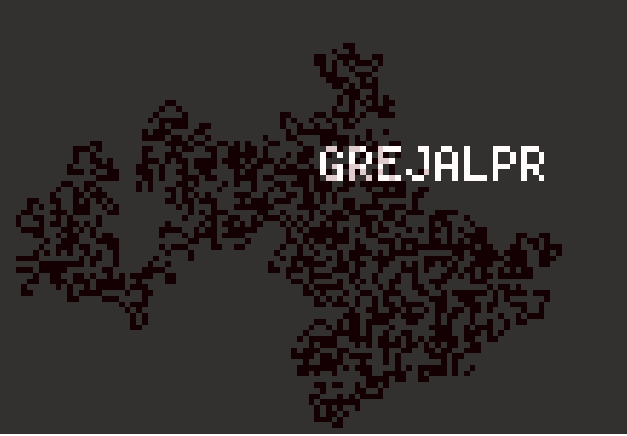

Generate this figure with Python:
from math import ceil
import csv
from IntcodeComputer import IntcodeComputer
import matplotlib.pyplot as plt
import copy

with open('input.txt') as csv_file:
    programInstructions = list(csv.reader(csv_file, delimiter=','))[0]

programInstructions = [int(instr) for instr in programInstructions]


initialSize = [100,110]

hull = [[0]*initialSize[1] for i in range(initialSize[0])]

#print(hull)

startPosition = [ceil(initialSize[0]/2),ceil(initialSize[1]/2)]

#print(startPostion)


class Robot():
    def __init__(self, startPoint,startColor,hullData,instructions):
        
        self.start = startPoint
        self.startColor =startColor
        self.hull = copy.deepcopy(hullData)
        self.instructions= instructions
        
        self.painted={}

    def nextDir(self,currDir, rot):
        if currDir=='UP':
            if rot==0:
                nextD='LEFT' 
            else: nextD='RIGHT'     
        if currDir=='DOWN':
            if rot==0:
                nextD='RIGHT' 
            else: nextD='LEFT' 

        if currDir=='LEFT':
            if rot==0:
                nextD='DOWN' 
            else: nextD='UP' 

        if currDir=='RIGHT':
            if rot==0:
                nextD='UP' 
            else: nextD='DOWN'

        return nextD 

    def nextPos(self,currPos,currDir, rot):
        nextD=self.nextDir(currDir, rot)
        if nextD=='UP':
            nexP=[currPos[0]-1, currPos[1]]
        if nextD=='DOWN':
            nexP=[currPos[0]+1, currPos[1]]
        if nextD=='LEFT':
            nexP=[currPos[0], currPos[1]-1]
        if nextD=='RIGHT':
            nexP=[currPos[0], currPos[1]+1] 

        return nextD,nexP           

    def paint(self):
        opCode = None
        base=None
        nOut = 1
        currDir='UP'
        currPos=[self.start[0], self.start[1]]
        self.hull[currPos[0]][currPos[1]]=self.startColor
        pointer = None
        processedInstr = None
        while opCode != 99:
            
            computer = IntcodeComputer(processedInstr if processedInstr else
                                    self.instructions, [self.hull[currPos[0]][currPos[1]]], pointer if pointer else 0,base if base else 0)
            if not nOut % 2:
                pointer, outputDirection, processedInstr, opCode,base = computer.run('loop')
                
                nextD,nextP=self.nextPos(currPos,currDir, outputDirection)
                nOut += 1
                currPos=nextP
                currDir=nextD
            
            else:
                pointer, outputColor, processedInstr, opCode,base = computer.run('loop')
                
                if outputColor==0:
                    self.hull[currPos[0]][currPos[1]]=0
                if outputColor==1:
                    self.hull[currPos[0]][currPos[1]]=1 
                nOut += 1

                self.painted.setdefault(str(currPos[0])+str(currPos[1]),1 )
                
        return self.painted, self.hull

robot1=Robot(startPosition,0,hull,programInstructions)
robot1.paint()
print(sum(list(robot1.painted.values())))
plt.imshow(robot1.hull, cmap='Reds')


robot2=Robot(startPosition,1,hull,programInstructions)
robot2.paint()

plt.imshow(robot2.hull, cmap='binary_r',alpha=.8)

plt.axis('equal')
plt.axis('off')
plt.show()
